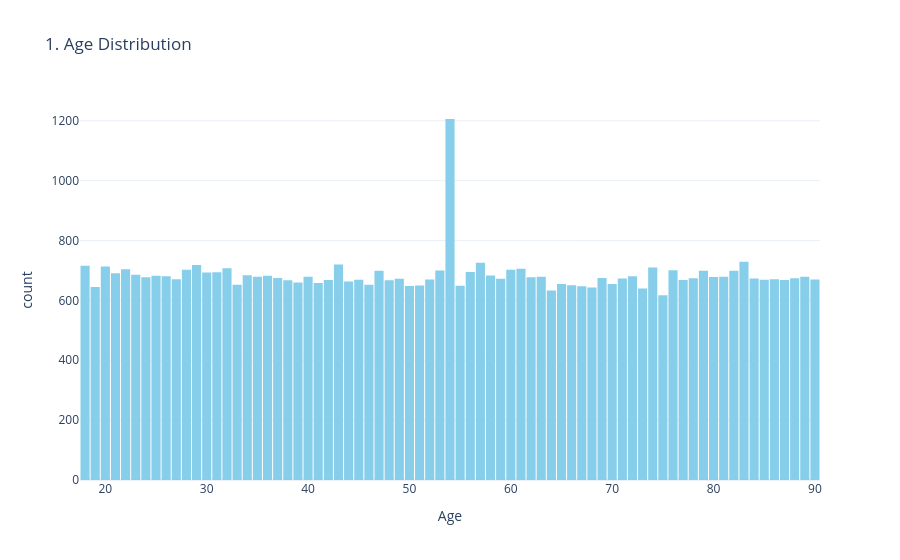

Notebook code cell kept with this figure:
### Code cell
fig = px.histogram( 
    df_clean, 
    x="Age", 
    title="1. Age Distribution",
    color_discrete_sequence=['skyblue'],
    template="plotly_white"
)
fig.update_layout(bargap=0.1)
fig.show()

### Figure 1 — Plotly figure (JSON) as saved in the notebook; plotly's stock layout.template omitted (floating-point values rounded to 4 significant figures; data arrays with more than 128 entries replaced by an {"elided": "..."} marker saying what was removed)
{"data": [{"bingroup": "x", "hovertemplate": "Age=%{x}<br>count=%{y}<extra></extra>", "legendgroup": "", "marker": {"color": "skyblue", "pattern": {"shape": ""}}, "name": "", "orientation": "v", "showlegend": false, "type": "histogram", "x": {"elided": "50000 float values"}, "xaxis": "x", "yaxis": "y"}], "layout": {"bargap": 0.1, "barmode": "relative", "legend": {"tracegroupgap": 0}, "title": {"text": "1. Age Distribution"}, "xaxis": {"anchor": "y", "domain": [0, 1], "title": {"text": "Age"}}, "yaxis": {"anchor": "x", "domain": [0, 1], "title": {"text": "count"}}}}
